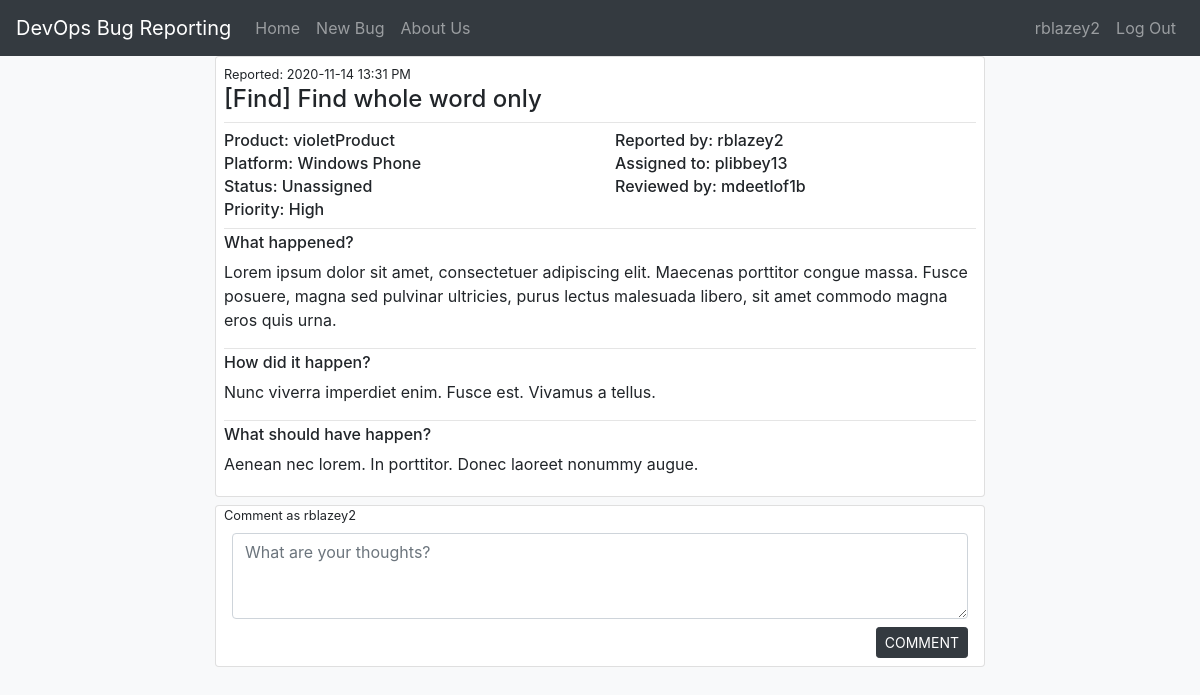
Before: /bug/2 (signed in) with the older database file.
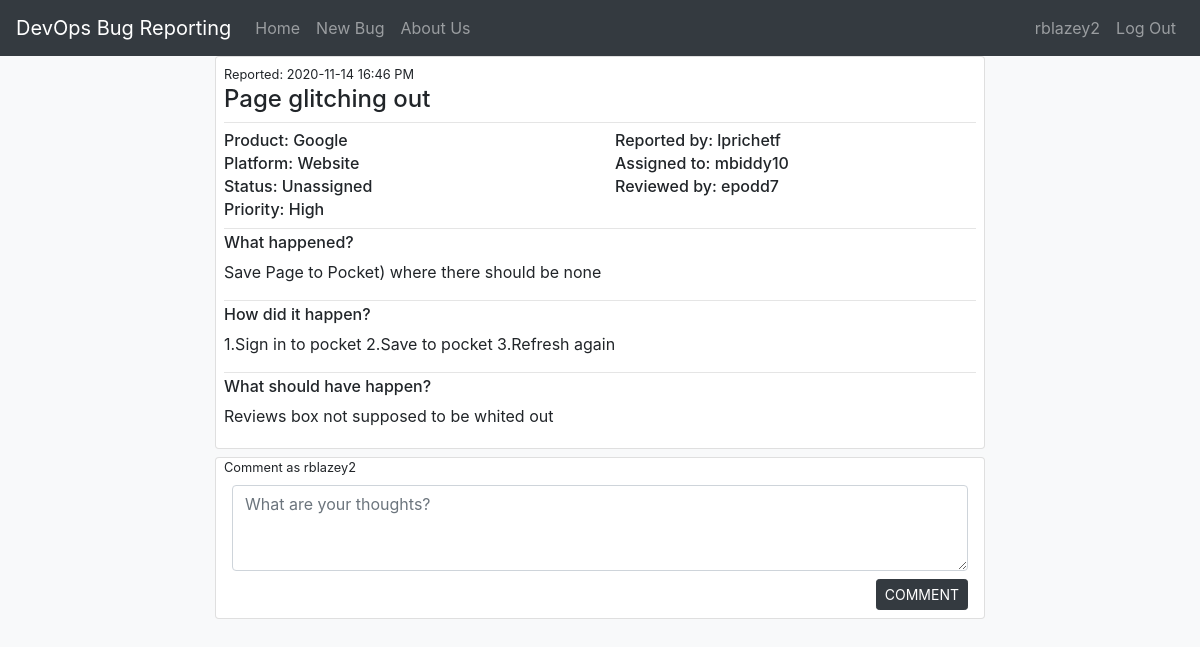
After: the same page with the newer database file.
### devops/models.py (models this page shows, shortened)
class Bug(db.Model):
    id = db.Column(db.Integer, primary_key=True)
    summary = db.Column(db.String(200), nullable=False)
    date_posted = db.Column(db.DateTime, nullable=False, default=local_time(datetime.utcnow()))
    product = db.Column(db.String(50), nullable=False)
    platform = db.Column(db.String(50), nullable=False)
    whatHappen = db.Column(db.Text, nullable=False)
    howHappen = db.Column(db.Text, nullable=False)
    shouldHappen = db.Column(db.Text, nullable=False)
    status = db.Column(db.String(20), nullable=False)
    priority = db.Column(db.String(10), nullable=False)
    user_id = db.Column(db.Integer, db.ForeignKey('user.id'), nullable=False)
    developer_id = db.Column(db.Integer, db.ForeignKey('user.id'), nullable=True)
    reviewer_id = db.Column(db.Integer, db.ForeignKey('user.id'), nullable=True)
    user = db.relationship("User", foreign_keys=[user_id])
    developer = db.relationship("User", foreign_keys=[developer_id])
    reviewer = db.relationship("User", foreign_keys=[reviewer_id])
    comments = db.relationship('Comment', primaryjoin="Bug.id==Comment.bug_id", backref="Comment")

class User(db.Model, UserMixin):
    id = db.Column(db.Integer, primary_key=True)
    username = db.Column(db.String(20), unique=True, nullable=False)
    email = db.Column(db.String(120), unique=True, nullable=False)
    password = db.Column(db.String(60), nullable=False)
    role = db.Column(db.String(20), nullable=False)
    bugs = db.relationship('Bug', primaryjoin="User.id==Bug.user_id", backref="author")
    assigned_to = db.relationship('Bug', primaryjoin="User.id==Bug.developer_id", backref="assigned_to")
    reviewed_by = db.relationship('Bug', primaryjoin="User.id==Bug.reviewer_id", backref="reviewed_by")

### devops/routes.py (the view)
@app.route("/bug/<int:bug_id>")
@login_required
def bug(bug_id):
    bug = Bug.query.get_or_404(bug_id)
    comments = Comment.query.filter_by(bug_id=bug_id).all()
    return render_template('content/bug.html', title=bug.summary, bug=bug, comments=comments)

### devops/models.py (called while the page is built)
@login_manager.user_loader
def load_user(user_id):
   return User.query.get(int(user_id))

### devops/templates/content/bug.html (shortened to what this page needs)
{% extends "layout.html" %}
{% block content %}
<body class="bg-light">
    <div class="col-md-8 mx-auto">
      <div class="card">
        <div class="mx-2 my-1">
          <small>Reported: {{ bug.date_posted.strftime('%Y-%m-%d %H:%M %p') }}</small>
          <h4>{{ bug.summary }}</h4>
          <hr class="mx-0 my-1"></hr>
          <div class="row">
            <div class="col-md-6">
              <div><h6 class="mx-0 my-1">Product: {{ bug.product }}</h6></div>
              <div><h6 class="mx-0 my-1">Platform: {{ bug.platform }}</h6></div>
              <div><h6 class="mx-0 my-1">Status: {{ bug.status }}</h6></div>
              <div><h6 class="mx-0 my-1">Priority: {{ bug.priority }}</h6></div>
            </div>
            <div class="col-md-6">
              <div><h6 class="mx-0 my-1">Reported by: {{ bug.author.username }}</h6></div>
              <div><h6 class="mx-0 my-1">Assigned to: {{ bug.assigned_to.username }}</h6></div>
              <div><h6 class="mx-0 my-1">Reviewed by: {{ bug.reviewed_by.username }}</h6></div>
            </div>
          </div>
          <hr class="mx-0 my-1"></hr>
          <h6>What happened?</h6>
          <p> {{  bug.whatHappen }} </p>
          <hr class="mx-0 my-1"></hr>
          <h6>How did it happen?</h6>
          <p> {{  bug.howHappen }} </p>
          <hr class="mx-0 my-1"></hr>
          <h6>What should have happen?</h6>
          <p> {{  bug.shouldHappen }} </p>
        </div>
      </div>
      <div class="card my-2">
        <small class="mx-2">Comment as {{ current_user.username }}</small>
        <div class="mx-2 my-1">
          <form action="{{ url_for('post_comment', bug_id=bug.id) }}" method="POST">
            <div class="form-group mx-2 my-1">
              <textarea class="form-control" name="comment" id="comment" placeholder="What are your thoughts?" rows="3"></textarea>
            </div>
            <div class="pull-right mr-2 my-1">
              <input class="btn btn-dark btn-sm" type="submit" value="COMMENT">
            </div>
          </form>
        </div>
      </div>
    </div>
</body>
{% endblock content %}

### devops/templates/layout.html (shortened to what this page needs)
<!DOCTYPE html>
<html>
<head>
    <link rel="stylesheet" type="text/css" href="{{ url_for('static', filename='css/bootstrap.min.css') }}">
    <link rel="stylesheet" href="https://cdnjs.cloudflare.com/ajax/libs/font-awesome/4.7.0/css/font-awesome.min.css">
    <link rel="stylesheet" href="https://cdn.datatables.net/1.10.22/js/dataTables.bootstrap4.min.js">
    <link rel="stylesheet" href="https://cdn.datatables.net/1.10.22/css/dataTables.bootstrap4.min.css">
</head>
<body>
  <header class="site-header">
    <nav class="navbar navbar-expand-md navbar-dark bg-dark">
        <a class="navbar-brand" href="/">DevOps Bug Reporting</a>
        <div class="collapse navbar-collapse" id="navbarsExample02">
          <div class="navbar-nav mr-auto">
            <a class="nav-item nav-link" href="{{ url_for('home') }}">Home</a>
            <a class="nav-item nav-link" href="{{ url_for('newbug') }}">New Bug</a>
            <a class="nav-item nav-link" href="{{ url_for('aboutus') }}">About Us</a>
          </div>
          <div class="navbar-nav">
            {% if current_user.is_authenticated %}
            <a class="nav-item nav-link" href="#">{{ current_user.username }}</a>
            <a class="nav-item nav-link" href="{{ url_for('logout') }}">Log Out</a>
            {% else %}
            <a class="nav-item nav-link" href="{{ url_for('register') }}">Register</a>
            <a class="nav-item nav-link" href="{{ url_for('login') }}">Log In</a>
            {% endif %}
          </div>
        </div>
    </nav>
  </header>
  <main role="main">
    {% block content %}{% endblock %}
  </main>
</body>
</html>

Changed rows visible on the page:
no longer on this page (row edited): User: assigned_to.username "plibbey13"
no longer on this page (row edited): User: reviewed_by.username "mdeetlof1b"
changed Bug "Unassigned": date_posted "2020-11-14 13:31 PM" → "2020-11-14 16:46 PM"; summary "[Find] Find whole word only" → "Page glitching out"; product "violetProduct" → "Google"; platform "Windows Phone" → "Website"; whatHappen "Lorem ipsum dolor sit amet, consectetuer adipiscing elit. Maecenas porttitor congue massa. Fusce posuere, magna sed pulvinar ultricies, purus lectus malesuada libero, sit amet commodo magna eros quis urna." → "Save Page to Pocket) where there should be none"; howHappen "Nunc viverra imperdiet enim. Fusce est. Vivamus a tellus." → "1.Sign in to pocket 2.Save to pocket 3.Refresh again"; shouldHappen "Aenean nec lorem. In porttitor. Donec laoreet nonummy augue." → "Reviews box not supposed to be whited out"
now on this page (row edited): User: author.username "lprichetf"
now on this page (row edited): User: assigned_to.username "mbiddy10"
now on this page (row edited): User: reviewed_by.username "epodd7"
Other visible differences:
{{ bug.author.username }}: "rblazey2" → "lprichetf"
